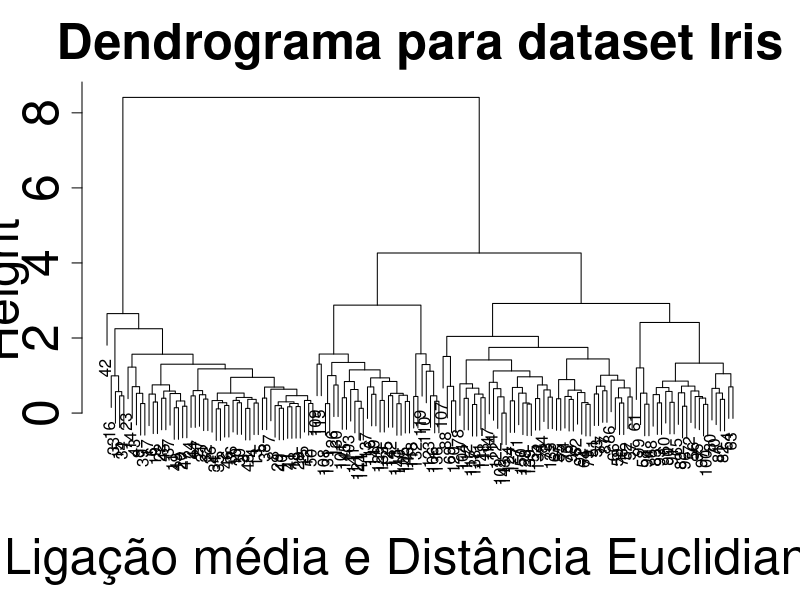
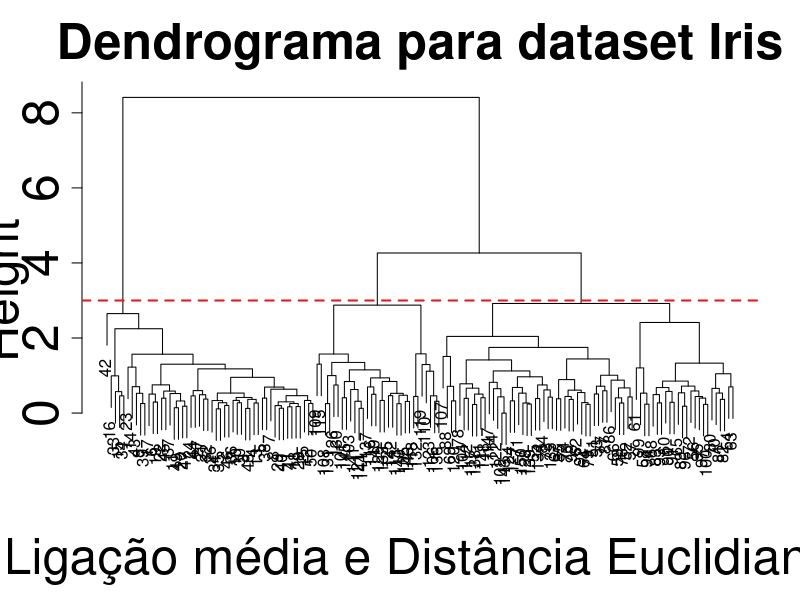
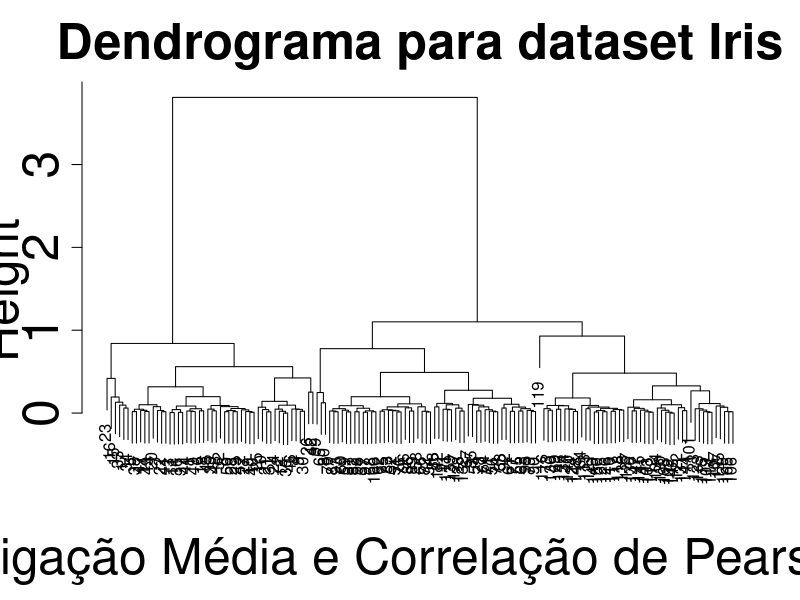
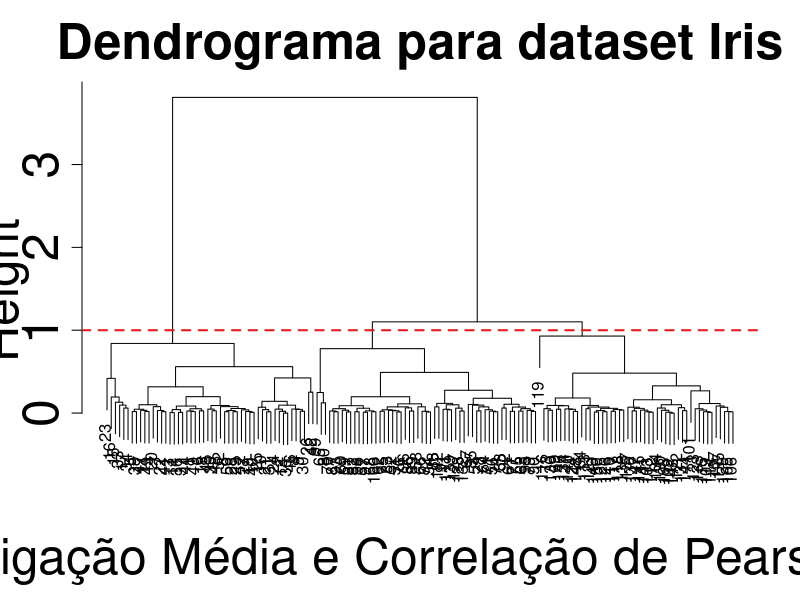

The R script that drew these images, in order:
library(cluster)

irisCopia <- iris
irisNorm <- iris
###################Ligação média e Distância Euclidiana#########################

#normalizar
for(col in 1:4){
  for (lin in 1:150) {
    irisNorm[lin,col] <- (irisCopia[lin,col] - min(irisCopia[,col])) / (max(irisCopia[,col]) - min(irisCopia[,col]))
  }
}

#DISTANCIA
distancia <- dist(irisNorm[,1:4], diag = TRUE, upper = NULL, method = "euclidean")

#DENDOGRAMA
dendograma <- hclust(dist(distancia), method="average")

plot(dendograma,main = "Dendrograma para dataset Iris" ,xlim = c(1,500),
     xlab="Ligação média e Distância Euclidiana", sub="",cex.axis = 3 ,cex.lab=3, cex.main=3)


plot(dendograma,main = "Dendrograma para dataset Iris" ,xlim = c(1,500),
     xlab="Ligação média e Distância Euclidiana", sub="",cex.axis = 3 ,cex.lab=3, cex.main=3)
abline(h=3, lty=2, lwd=2, col = "#E31A1C")

#PUREZA
output_cluster<-pam(distancia,3)

classeSet = classeVir = classeVer= purezaEuc = matrix(nrow=1,ncol=3);
classeSet[] = classeVir[] = classeVer[] = 0;

for (lin in 1:150) {
  for (col in 1:3) {
    if(output_cluster$cluster[lin] == col){
      
      if(irisCopia[lin,5] == "setosa")
        classeSet[col] = classeSet[col]+1
      else if(irisCopia[lin,5] == "versicolor")
        classeVer[col] = classeVer[col]+1
      else 
        classeVir[col] = classeVir[col]+1;
    }
  }  
}

purezaEuc[1] <- max(classeSet)/sum(classeSet)
purezaEuc[2] <- max(classeVer)/sum(classeVer)
purezaEuc[3] <- max(classeVir)/sum(classeVir)

  ###################Ligação média e Correlação de Pearson#########################

#CORRELAÇÃO
distancia <- as.dist(1-cor(t(irisCopia[,1:4]), method="pearson"),diag = TRUE, upper = NULL)

#DENDOGRAMA
dendograma <- hclust(dist(distancia), method="average")

plot(dendograma,main = "Dendrograma para dataset Iris" ,xlim = c(1,500),
     xlab="Ligação Média e Correlação de Pearson",sub="",cex.axis = 3 ,cex.lab=3, cex.main=3)

plot(dendograma,main = "Dendrograma para dataset Iris" ,xlim = c(1,500),
     xlab="Ligação Média e Correlação de Pearson",sub="",cex.axis = 3 ,cex.lab=3, cex.main=3)

abline(h=1, lty=2, lwd=2, col = "#E31A1C")


#PUREZA

output_cluster2<- pam(distancia, 3)

classeSet = classeVir = classeVer= purezaPer = matrix(nrow=1,ncol=3);
classeSet[] = classeVir[] = classeVer[] = 0;

for (lin in 1:150) {
  for (col in 1:3) {
    if(output_cluster2$cluster[lin] == col){
      
      if(irisCopia[lin,5] == "setosa")
        classeSet[col] = classeSet[col]+1
      else if(irisCopia[lin,5] == "versicolor")
        classeVer[col] = classeVer[col]+1
      else 
        classeVir[col] = classeVir[col]+1;
    }
  }  
}

purezaPer[1] <- max(classeSet)/sum(classeSet)
purezaPer[2] <- max(classeVer)/sum(classeVer)
purezaPer[3] <- max(classeVir)/sum(classeVir)
